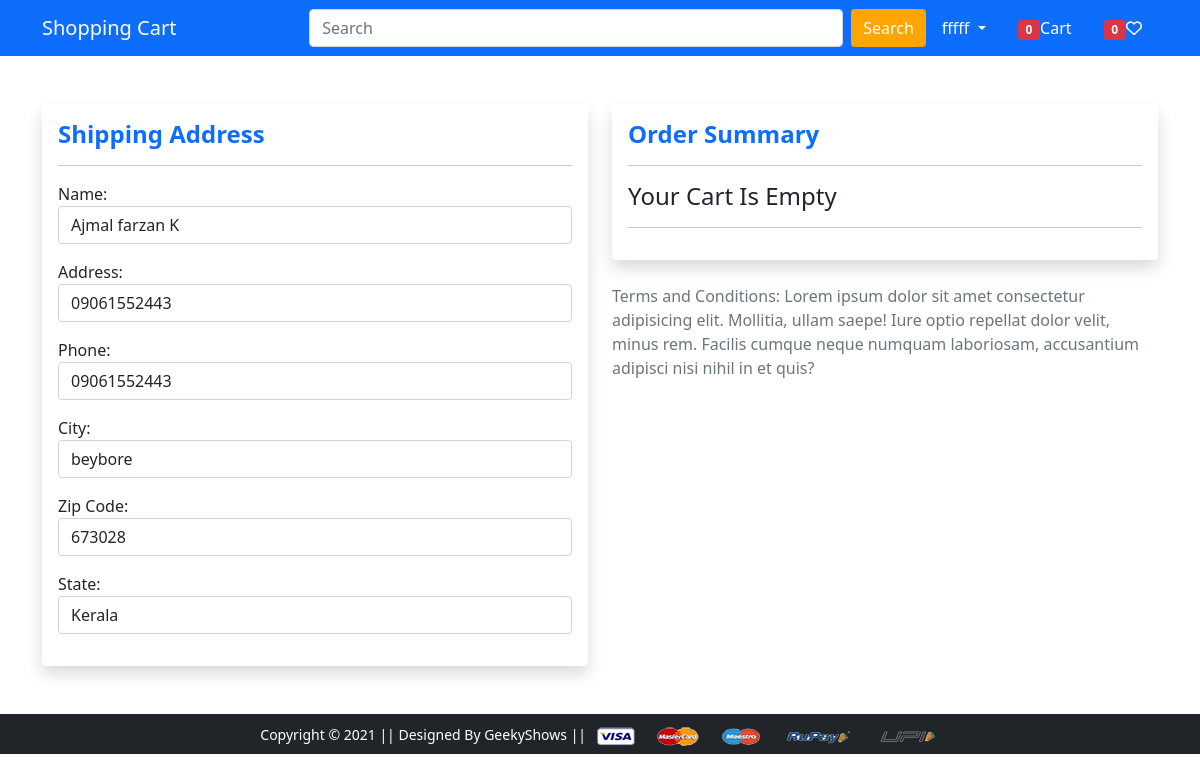
The page /checkout/ (signed in) on the database its author committed.
### authuser/models.py (models this page shows, shortened)
class User(AbstractUser):
    email = models.EmailField(unique=True, null=False)
    username = models.CharField(max_length=100)
    USERNAME_FIELD = 'email'
    REQUIRED_FIELDS = ['username']

### core/models.py (models this page shows, shortened)
class Address(models.Model):
    user = models.ForeignKey(User, on_delete=models.SET_NULL, null=True)
    name = models.CharField(max_length=100)
    address = models.CharField(max_length=100)
    phone = models.CharField(max_length=100,null=True)
    city = models.CharField(max_length=100)
    zipcode = models.CharField(max_length=100)
    state = models.CharField(max_length=100)
    status = models.BooleanField(default=False,)

### core/views.py (the view)
# urls.py: path('checkout/', views.check_out_page, name='checkout'),
@login_required
def check_out_page(request, id=None):
    cart_total_amount = 0
    address = []
    cart_items = CartItem.objects.filter(user=request.user)
    for item in cart_items:
      cart_total_amount+= item.total_price()
    try:
      address = Address.objects.get(user=request.user, status=True)
    except Address.DoesNotExist:
      pass
    context = {
      'cart_items': cart_items,
      'cart_total': cart_total_amount,
      'address': address
    }
    return render(request, 'app/checkout.html',context)

### core/context_proccessors.py (called while the page is built)
def default(request):
    categories = Cetogeory.objects.all()
    product = Product.objects.all()
    brand = Brand.objects.all()
    cart_count = 0
    wish_list_count = 0
    if request.user.is_authenticated:
        try:
            cart_count = CartItem.objects.filter(user=request.user).count()
        except CartItem.DoesNotExist:
            pass
        try:
            wish_list_count = WishList.objects.filter(user=request.user).count()
        except WishList.DoesNotExist:
            pass
    return {
        'categories': categories,
        'product': product,
        'brand': brand,
        'cart_count' :cart_count,
        'wish_list_count': wish_list_count
    }

### templates/app/checkout.html (shortened to what this page needs)
{% extends 'app/base.html' %}
{% load static %}
{% block main-content %}
<div class="container mt-5">
  <form action="{% url 'app:process-payment' %}" method="POST">
  <div class="row">
      <div class="col-md-6">
        <div class="card shadow">
          <div class="card-body">
            {% if address %}
              <h4 class="card-title text-primary">Shipping Address</h4>
              <hr>
              <div class="form-group mb-3">
                <label for="address">Name:</label>
                <input type="text" class="form-control" id="name" name="name" value="{{ address.name }}" placeholder="Enter your address" required>
              </div>
              <div class="form-group mb-3">
                <label for="address">Address:</label>
                <input type="text" class="form-control" id="address" name="address" value="{{ address.address }}" placeholder="Enter your address" required>
              </div>
              <div class="form-group mb-3">
                <label for="phone">Phone:</label>
                <input type="tel" class="form-control" id="phone" name="phone" value="{{ address.phone }}" placeholder="Enter your phone number" required>
              </div>
              <div class="form-group mb-3">
                <label for="city">City:</label>
                <input type="text" class="form-control" id="city" name="city" value="{{ address.city }}" placeholder="Enter your city" required>
              </div>
              <div class="form-group mb-3">
                <label for="zipcode">Zip Code:</label>
                <input type="text" class="form-control" id="zipcode" name="zipcode" value="{{ address.zipcode }}" placeholder="Enter your zip code" required>
              </div>
              <div class="form-group mb-3">
                <label for="state">State:</label>
                <input type="text" class="form-control" id="state" name="state" value="{{ address.state }}" placeholder="Enter your state" required>
              </div>
            {% else %}
              <h4 class="fw-bold text-primary">Please provide your location to be shipped</h4>
              <a href="{% url 'app:dashbord' %}">
                <button type="button" class="btn btn-primary mt-5">Click here to Make Address</button>
              </a>
            {% endif %}
          </div>
        </div>
      </div>
      <div class="col-md-6">
        <div class="card shadow">
          <div class="card-body">
            <h4 class="card-title text-primary">Order Summary</h4>
            <hr>
            {% if cart_items %}
                <table class="table table-stripeds table-bordereds">
                  <thead>
                    <tr>
                      <th>Name</th>
                      <th>Quantity</th>
                      <th>Price</th>
                      <th>Sub total price</th>
                    </tr>
                  </thead>
                  <tbody>
                    {% for item in cart_items %}
                    <tr>
                      <td>
                       <a href="{% url 'app:productdetail' item.id %}"> <img src="{{ item.product.product_image.url }}" height="50px" class="me-2" width="50px"></a>
                        {{item.product.title}}</td>
                      <td>{{item.quantity }}</td>
                      <td>{{item.product.discount_rate}}</td>
                      <td>{{item.total_price}}</td>
                    </tr>
                    {% endfor %}
                  </tbody>
                </table>
                <h4 class="fw-bold text-end">
                  Total: ${{ cart_total }}
                </h4>
                <div class="mt-3">
                  {% if address%}
                  <button type="submit" class="btn btn-primary w-100">Place Order</button>
                  <button type="button" class="rzp-button w-100 mt-2">Razor pay</button>
                  {% else %}
                  <button hidden type="submit" class="btn btn-primary w-100">Place Order</button>
                  <button hidden type="button" class="rzp-button w-100 mt-2">Razor pay</button>
                </div>
                {% endif %}
             {% else %}
                <h4> Your Cart Is Empty</h4>
            {% endif %}
              <hr>
          </div>
        </div>
        <div class="mt-4">
          <p class="text-muted">Terms and Conditions: Lorem ipsum dolor sit amet consectetur adipisicing elit. Mollitia, ullam saepe! Iure optio repellat dolor velit, minus rem. Facilis cumque neque numquam laboriosam, accusantium adipisci nisi nihil in et quis?</p>
        </div>
      </div>
  </div>
</form>
</div>
{% endblock main-content %}

### templates/app/base.html (shortened to what this page needs)
{% load static %}
<!DOCTYPE html>
<html lang="en">
<head>
    <link href="https://cdn.jsdelivr.net/npm/bootstrap@5.0.0-beta1/dist/css/bootstrap.min.css" rel="stylesheet"
 />
    <link rel="stylesheet" href="{% static 'app/css/owl.carousel.min.css' %}" />
    <link rel="stylesheet" href="https://cdnjs.cloudflare.com/ajax/libs/font-awesome/6.4.0/css/all.min.css" />
    <link rel="stylesheet" href="https://cdnjs.cloudflare.com/ajax/libs/font-awesome/5.15.3/css/all.min.css"
 />
    <link rel="stylesheet" href="https://cdnjs.cloudflare.com/ajax/libs/font-awesome/5.15.3/css/all.min.css"
 />
    <link rel="stylesheet" href="{% static 'app/css/style.css' %}" />
</head>
<body>
    <nav class="navbar navbar-expand-lg navbar-dark bg-primary">
        <div class="container">
            <a class="navbar-brand" href="/">Shopping Cart</a>
            <div class="d-flex align-items-center" id="navbarSupportedContent">
                <form class="d-flex ms-auto" action="{% url 'app:search' %}" method="GET">
                    <input class="form-control me-2" type="search" placeholder="Search" aria-label="Search" size="50"
                        name="q" />
                    <button class="btn btn-warning" type="submit">Search</button>
                </form>
                <div>
                    <ul class="navbar-nav me-auto mb-2 mb-lg-0">
                        <li class="nav-item dropdown mx-2">
                            <a class="nav-link dropdown-toggle text-white" href="#" id="profileDropdown" role="button"
                                data-bs-toggle="dropdown" aria-expanded="false">
                                {{user.username}}
                            </a>
                        </li>
                        <li class="nav-item mx-2">
                            <a href="{% url 'app:cart' %}" class="nav-link text-white"><span
                                    class="badge bg-danger " id="item-count">{{ cart_count}}</span>Cart
                            </a>
                        </li>
                        <li class="nav-item mx-2">
                            <a href="{% url 'app:wish-list' %}" class="nav-link text-white"><span
                                    class="badge bg-danger " id="wishitem">{{ wish_list_count}}</span><i class="fa-regular fa-heart heart"></i>
                            </a>
                        </li>
                    </ul>
                </div>
            </div>
        </div>
    </nav>
     {% block main-content %} {% endblock main-content %}
    <footer class="container-fluid bg-dark text-center p-2 mt-5">
        <small class="text-white">Copyright &copy; 2021 || Designed By GeekyShows ||
        </small>
        <img src="{% static 'app/images/payment.png' %}" alt="" srcset="" class="img-fluid" height="2px" />
    </footer>
</body>
</html>

### templates/app/checkout.html (style rules this page uses)
.card { border: none; box-shadow: 0 2px 4px rgba(0, 0, 0, 0.1); transition: transform 0.2s, box-shadow 0.2s; }
.card-title { font-size: 24px; font-weight: bold; color: #333; }
.text-muted { color: #888; }
.btn-warning { background-color: #FFA500; color: #fff; border: none; transition: background-color 0.3s; }

### rows shown on the page
User: username "fffff"
Address: name "Ajmal farzan K", address "09061552443", phone "09061552443", city "beybore", zipcode "673028", state "Kerala"

### other values the page prints
{{ cart_count }} "0"
{{ wish_list_count }} "0"
